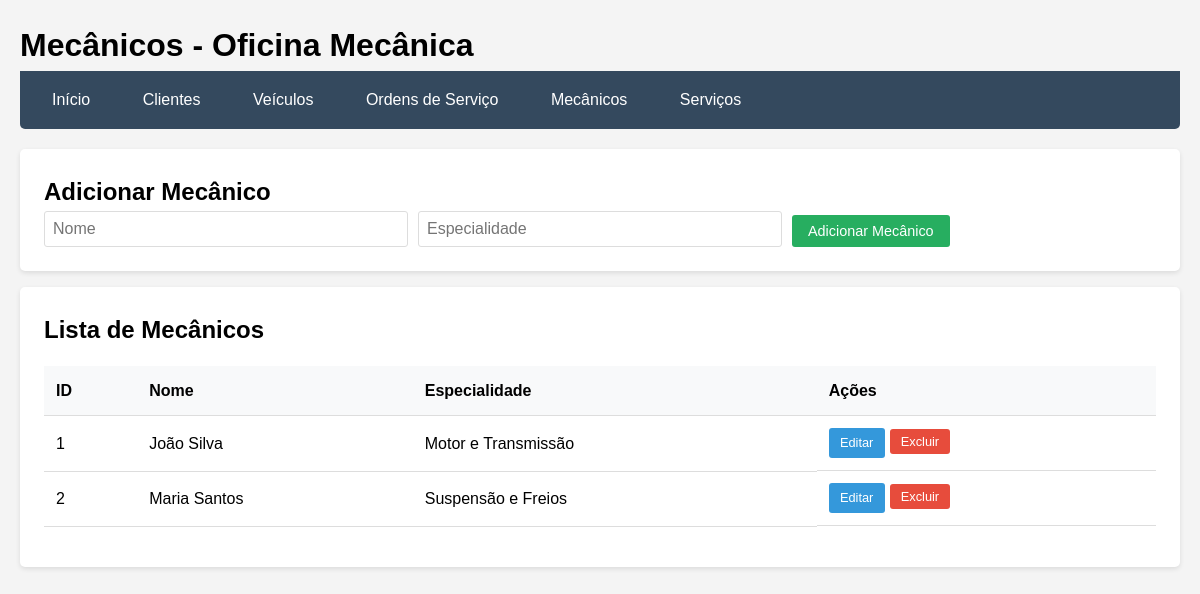
The app's page /mecanicos.php with its own data.
### tables this page shows
CREATE TABLE mecanicos (
    id_mecanico INT AUTO_INCREMENT PRIMARY KEY,
    nome VARCHAR(100) NOT NULL,
    especialidade VARCHAR(100)
);

### mecanicos.php (the view, shortened to what this page needs)
<?php include 'config.php'; ?>
<?php
$editando = false;
$mecanico_edit = null;
$mecanicos = $pdo->query("SELECT * FROM mecanicos ORDER BY nome")->fetchAll();
?>
<!DOCTYPE html>
<html>
<head>
    <link rel="stylesheet" href="style.css">
</head>
<body>
    <div class="container">
        <h1>Mecânicos - Oficina Mecânica</h1>
        <nav>
            <a href="index.php">Início</a>
            <a href="clientes.php">Clientes</a>
            <a href="veiculos.php">Veículos</a>
            <a href="ordens.php">Ordens de Serviço</a>
            <a href="mecanicos.php">Mecânicos</a>
            <a href="servicos.php">Serviços</a>
        </nav>
        <div class="card">
            <h2><?php echo $editando ? 'Editar Mecânico' : 'Adicionar Mecânico'; ?></h2>
            <form method="POST" class="form-inline">
                <div class="form-group">
                    <input type="text" name="nome" placeholder="Nome" required
                           value="<?php echo $editando ? htmlspecialchars($mecanico_edit['nome']) : ''; ?>">
                </div>
                <div class="form-group">
                    <input type="text" name="especialidade" placeholder="Especialidade"
                           value="<?php echo $editando ? htmlspecialchars($mecanico_edit['especialidade']) : ''; ?>">
                </div>
                <div class="form-group">
                    <?php if($editando): ?>
                        <button type="submit" name="editar" class="btn btn-success">Atualizar Mecânico</button>
                        <button type="submit" name="cancelar_edicao" class="btn btn-danger">Cancelar</button>
                    <?php else: ?>
                        <button type="submit" name="adicionar" class="btn btn-success">Adicionar Mecânico</button>
                    <?php endif; ?>
                </div>
            </form>
        </div>
        <div class="card">
            <h2>Lista de Mecânicos</h2>
            <?php if(count($mecanicos) > 0): ?>
            <div class="table-responsive">
                <table>
                    <thead>
                        <tr>
                            <th>ID</th>
                            <th>Nome</th>
                            <th>Especialidade</th>
                            <th>Ações</th>
                        </tr>
                    </thead>
                    <tbody>
                        <?php foreach($mecanicos as $mecanico): ?>
                        <tr>
                            <td><?php echo $mecanico['id_mecanico']; ?></td>
                            <td><?php echo htmlspecialchars($mecanico['nome']); ?></td>
                            <td><?php echo htmlspecialchars($mecanico['especialidade']); ?></td>
                            <td class="action-buttons">
                                <a href="?editar=<?php echo $mecanico['id_mecanico']; ?>" class="btn btn-sm">Editar</a>
                                <form method="POST">
                                    <button type="submit" name="excluir" class="btn btn-danger btn-sm"
                                            onclick="return confirm('Tem certeza que deseja excluir o mecânico <?php echo htmlspecialchars($mecanico['nome']); ?>?')">
                                        Excluir
                                    </button>
                                </form>
                            </td>
                        </tr>
                        <?php endforeach; ?>
                    </tbody>
                </table>
            </div>
            <?php else: ?>
                <p>Nenhum mecânico cadastrado.</p>
            <?php endif; ?>
        </div>
    </div>
</body>
</html>

### style.css (style rules this page uses)
* { margin: 0; padding: 0; box-sizing: border-box; }
body { font-family: Arial, sans-serif; background: #f4f4f4; line-height: 1.6; }
.container { max-width: 1200px; margin: 0 auto; padding: 20px; }
nav { background: #34495e; padding: 1rem; margin-bottom: 20px; border-radius: 0 0 5px 5px; }
nav a { color: white; text-decoration: none; margin-right: 1rem; padding: 0.5rem 1rem; border-radius: 3px; transition: background 0.3s; }
.card { background: white; padding: 1.5rem; margin: 1rem 0; border-radius: 5px; box-shadow: 0 2px 5px rgba(0,0,0,0.1); }
.table-responsive { overflow-x: auto; }
table { width: 100%; border-collapse: collapse; margin: 1rem 0; }
th, td { padding: 0.75rem; text-align: left; border-bottom: 1px solid #ddd; }
th { background: #f8f9fa; font-weight: bold; }
.btn { background: #3498db; color: white; padding: 0.5rem 1rem; border: none; border-radius: 3px; cursor: pointer; text-decoration: none; display: inline-block; font-size: 0.9rem; transition: background 0.3s; }
.btn-success { background: #27ae60; }
.btn-danger { background: #e74c3c; }
.btn-sm { padding: 0.3rem 0.7rem; font-size: 0.8rem; }
.form-group { margin-bottom: 1rem; }
input, select, textarea { width: 100%; padding: 0.5rem; border: 1px solid #ddd; border-radius: 3px; font-size: 1rem; }
.form-inline { display: flex; gap: 10px; align-items: end; flex-wrap: wrap; }
.form-inline .form-group { margin-bottom: 0; flex: 1; min-width: 150px; }
.action-buttons { display: flex; gap: 5px; flex-wrap: wrap; }

### records on screen
mecanicos: id_mecanico "1", nome "João Silva", especialidade "Motor e Transmissão"
mecanicos: id_mecanico "2", nome "Maria Santos", especialidade "Suspensão e Freios"
